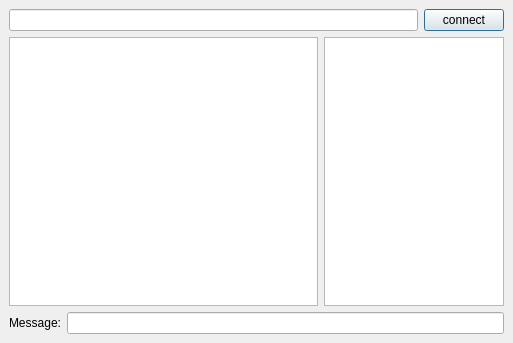
<?xml version="1.0" encoding="UTF-8"?>
<ui version="4.0">
 <class>ChatDialog</class>
 <widget class="QDialog" name="ChatDialog">
  <property name="geometry">
   <rect>
    <x>0</x>
    <y>0</y>
    <width>513</width>
    <height>343</height>
   </rect>
  </property>
  <property name="windowTitle">
   <string>Chat</string>
  </property>
  <layout class="QVBoxLayout">
   <property name="spacing">
    <number>6</number>
   </property>
   <property name="leftMargin">
    <number>9</number>
   </property>
   <property name="topMargin">
    <number>9</number>
   </property>
   <property name="rightMargin">
    <number>9</number>
   </property>
   <property name="bottomMargin">
    <number>9</number>
   </property>
   <item>
    <layout class="QHBoxLayout" name="horizontalLayout">
     <item>
      <widget class="QLineEdit" name="nickName"/>
     </item>
     <item>
      <widget class="QPushButton" name="connectButton">
       <property name="text">
        <string>connect</string>
       </property>
      </widget>
     </item>
    </layout>
   </item>
   <item>
    <layout class="QHBoxLayout">
     <property name="spacing">
      <number>6</number>
     </property>
     <property name="leftMargin">
      <number>0</number>
     </property>
     <property name="topMargin">
      <number>0</number>
     </property>
     <property name="rightMargin">
      <number>0</number>
     </property>
     <property name="bottomMargin">
      <number>0</number>
     </property>
     <item>
      <widget class="QTextEdit" name="textEdit">
       <property name="focusPolicy">
        <enum>Qt::NoFocus</enum>
       </property>
       <property name="readOnly">
        <bool>true</bool>
       </property>
      </widget>
     </item>
     <item>
      <widget class="QListWidget" name="listWidget">
       <property name="maximumSize">
        <size>
         <width>180</width>
         <height>16777215</height>
        </size>
       </property>
       <property name="focusPolicy">
        <enum>Qt::NoFocus</enum>
       </property>
      </widget>
     </item>
    </layout>
   </item>
   <item>
    <layout class="QHBoxLayout">
     <property name="spacing">
      <number>6</number>
     </property>
     <property name="leftMargin">
      <number>0</number>
     </property>
     <property name="topMargin">
      <number>0</number>
     </property>
     <property name="rightMargin">
      <number>0</number>
     </property>
     <property name="bottomMargin">
      <number>0</number>
     </property>
     <item>
      <widget class="QLabel" name="label">
       <property name="text">
        <string>Message:</string>
       </property>
      </widget>
     </item>
     <item>
      <widget class="QLineEdit" name="inputMessage"/>
     </item>
    </layout>
   </item>
  </layout>
 </widget>
 <resources/>
 <connections/>
</ui>
